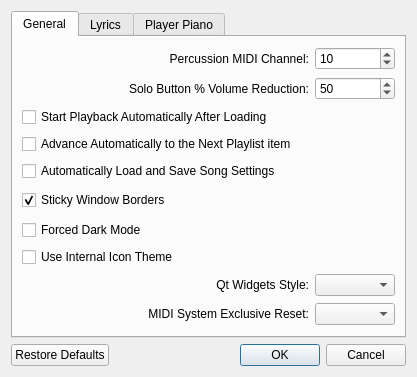
<?xml version="1.0" encoding="UTF-8"?>
<ui version="4.0">
 <class>PrefsDialog</class>
 <widget class="QDialog" name="PrefsDialog">
  <property name="geometry">
   <rect>
    <x>0</x>
    <y>0</y>
    <width>417</width>
    <height>377</height>
   </rect>
  </property>
  <property name="windowTitle">
   <string>Preferences</string>
  </property>
  <property name="windowIcon">
   <iconset resource="guiplayer.qrc">
    <normaloff>:/dmidiplayer.png</normaloff>:/dmidiplayer.png</iconset>
  </property>
  <layout class="QVBoxLayout" name="verticalLayout">
   <item>
    <widget class="QTabWidget" name="tabWidget">
     <property name="currentIndex">
      <number>0</number>
     </property>
     <widget class="QWidget" name="tabGen">
      <attribute name="title">
       <string>General</string>
      </attribute>
      <layout class="QGridLayout" name="gridLayout_3" columnstretch="1,0">
       <item row="1" column="1">
        <widget class="QSpinBox" name="spinSoloVol">
         <property name="value">
          <number>50</number>
         </property>
        </widget>
       </item>
       <item row="1" column="0">
        <widget class="QLabel" name="label">
         <property name="text">
          <string>Solo Button % Volume Reduction:</string>
         </property>
         <property name="alignment">
          <set>Qt::AlignRight|Qt::AlignTrailing|Qt::AlignVCenter</set>
         </property>
        </widget>
       </item>
       <item row="0" column="1">
        <widget class="QSpinBox" name="spinPercChannel">
         <property name="minimum">
          <number>1</number>
         </property>
         <property name="maximum">
          <number>16</number>
         </property>
         <property name="value">
          <number>10</number>
         </property>
        </widget>
       </item>
       <item row="7" column="0" colspan="2">
        <widget class="QCheckBox" name="chkInternalIcons">
         <property name="text">
          <string>Use Internal Icon Theme</string>
         </property>
        </widget>
       </item>
       <item row="9" column="0">
        <widget class="QLabel" name="lblReset">
         <property name="text">
          <string>MIDI System Exclusive Reset:</string>
         </property>
         <property name="alignment">
          <set>Qt::AlignRight|Qt::AlignTrailing|Qt::AlignVCenter</set>
         </property>
        </widget>
       </item>
       <item row="5" column="0">
        <widget class="QCheckBox" name="chkSnapping">
         <property name="text">
          <string>Sticky Window Borders</string>
         </property>
         <property name="checked">
          <bool>true</bool>
         </property>
        </widget>
       </item>
       <item row="9" column="1">
        <widget class="QComboBox" name="cboReset"/>
       </item>
       <item row="5" column="1">
        <widget class="QLabel" name="lblHidden">
         <property name="minimumSize">
          <size>
           <width>80</width>
           <height>25</height>
          </size>
         </property>
         <property name="maximumSize">
          <size>
           <width>80</width>
           <height>25</height>
          </size>
         </property>
         <property name="text">
          <string notr="true"/>
         </property>
        </widget>
       </item>
       <item row="8" column="1">
        <widget class="QComboBox" name="cboStyle">
         <property name="sizePolicy">
          <sizepolicy hsizetype="Minimum" vsizetype="Fixed">
           <horstretch>0</horstretch>
           <verstretch>0</verstretch>
          </sizepolicy>
         </property>
        </widget>
       </item>
       <item row="0" column="0">
        <widget class="QLabel" name="lblPercChannel">
         <property name="text">
          <string>Percussion MIDI Channel:</string>
         </property>
         <property name="alignment">
          <set>Qt::AlignRight|Qt::AlignTrailing|Qt::AlignVCenter</set>
         </property>
         <property name="buddy">
          <cstring>spinPercChannel</cstring>
         </property>
        </widget>
       </item>
       <item row="3" column="0" colspan="2">
        <widget class="QCheckBox" name="chkAutoAdvance">
         <property name="text">
          <string>Advance Automatically to the Next Playlist item</string>
         </property>
        </widget>
       </item>
       <item row="6" column="0" colspan="2">
        <widget class="QCheckBox" name="chkDarkMode">
         <property name="text">
          <string>Forced Dark Mode</string>
         </property>
        </widget>
       </item>
       <item row="2" column="0" colspan="2">
        <widget class="QCheckBox" name="chkAutoPlay">
         <property name="text">
          <string>Start Playback Automatically After Loading</string>
         </property>
        </widget>
       </item>
       <item row="8" column="0">
        <widget class="QLabel" name="lblQtStyle">
         <property name="text">
          <string>Qt Widgets Style:</string>
         </property>
         <property name="alignment">
          <set>Qt::AlignRight|Qt::AlignTrailing|Qt::AlignVCenter</set>
         </property>
         <property name="buddy">
          <cstring>cboStyle</cstring>
         </property>
        </widget>
       </item>
       <item row="4" column="0" colspan="2">
        <widget class="QCheckBox" name="chkAutoSongSettings">
         <property name="text">
          <string>Automatically Load and Save Song Settings</string>
         </property>
        </widget>
       </item>
      </layout>
     </widget>
     <widget class="QWidget" name="tabLyr">
      <attribute name="title">
       <string>Lyrics</string>
      </attribute>
      <layout class="QGridLayout" name="gridLayout" columnstretch="0,0,1,0">
       <property name="sizeConstraint">
        <enum>QLayout::SetNoConstraint</enum>
       </property>
       <item row="2" column="3">
        <widget class="QToolButton" name="btnPastColor">
         <property name="text">
          <string>...</string>
         </property>
        </widget>
       </item>
       <item row="0" column="3">
        <widget class="QToolButton" name="btnTextFont">
         <property name="text">
          <string>...</string>
         </property>
        </widget>
       </item>
       <item row="1" column="0">
        <widget class="QLabel" name="lblFutureColor">
         <property name="text">
          <string>Future Text Color</string>
         </property>
         <property name="buddy">
          <cstring>editFutureColor</cstring>
         </property>
        </widget>
       </item>
       <item row="1" column="2">
        <widget class="QLabel" name="editFutureColor">
         <property name="autoFillBackground">
          <bool>true</bool>
         </property>
        </widget>
       </item>
       <item row="0" column="0">
        <widget class="QLabel" name="lblTextFont">
         <property name="text">
          <string>Text Font</string>
         </property>
         <property name="buddy">
          <cstring>editTextFont</cstring>
         </property>
        </widget>
       </item>
       <item row="1" column="3">
        <widget class="QToolButton" name="btnFutureColor">
         <property name="text">
          <string>...</string>
         </property>
        </widget>
       </item>
       <item row="3" column="0">
        <spacer name="verticalSpacer_2">
         <property name="orientation">
          <enum>Qt::Vertical</enum>
         </property>
         <property name="sizeHint" stdset="0">
          <size>
           <width>20</width>
           <height>40</height>
          </size>
         </property>
        </spacer>
       </item>
       <item row="2" column="2">
        <widget class="QLabel" name="editPastColor">
         <property name="autoFillBackground">
          <bool>true</bool>
         </property>
        </widget>
       </item>
       <item row="2" column="0">
        <widget class="QLabel" name="lblPastColor">
         <property name="text">
          <string>Past Text Color</string>
         </property>
         <property name="buddy">
          <cstring>editPastColor</cstring>
         </property>
        </widget>
       </item>
       <item row="2" column="1">
        <widget class="QLabel" name="lblPast">
         <property name="sizePolicy">
          <sizepolicy hsizetype="Preferred" vsizetype="Preferred">
           <horstretch>0</horstretch>
           <verstretch>0</verstretch>
          </sizepolicy>
         </property>
        </widget>
       </item>
       <item row="1" column="1">
        <widget class="QLabel" name="lblFuture"/>
       </item>
       <item row="0" column="1" colspan="2">
        <widget class="QLineEdit" name="editTextFont">
         <property name="readOnly">
          <bool>true</bool>
         </property>
        </widget>
       </item>
      </layout>
     </widget>
     <widget class="QWidget" name="tabPiano">
      <attribute name="title">
       <string>Player Piano</string>
      </attribute>
      <layout class="QGridLayout" name="gridLayout_2" columnstretch="0,0,1,0">
       <item row="1" column="0">
        <widget class="QLabel" name="lblSingleColor">
         <property name="text">
          <string>Single Highlight Color</string>
         </property>
        </widget>
       </item>
       <item row="1" column="2">
        <widget class="QLabel" name="editSingle">
         <property name="autoFillBackground">
          <bool>true</bool>
         </property>
        </widget>
       </item>
       <item row="0" column="0">
        <widget class="QLabel" name="lblHighlight">
         <property name="text">
          <string>Note Highlighting</string>
         </property>
         <property name="buddy">
          <cstring>cboHighlight</cstring>
         </property>
        </widget>
       </item>
       <item row="4" column="0">
        <widget class="QLabel" name="lblNoteNames">
         <property name="text">
          <string>Show Note Names</string>
         </property>
        </widget>
       </item>
       <item row="3" column="0">
        <widget class="QLabel" name="lblNoteFont">
         <property name="text">
          <string>Note Names Font</string>
         </property>
         <property name="buddy">
          <cstring>editNoteFont</cstring>
         </property>
        </widget>
       </item>
       <item row="5" column="2" colspan="2">
        <spacer name="verticalSpacer">
         <property name="orientation">
          <enum>Qt::Vertical</enum>
         </property>
         <property name="sizeHint" stdset="0">
          <size>
           <width>20</width>
           <height>138</height>
          </size>
         </property>
        </spacer>
       </item>
       <item row="3" column="3">
        <widget class="QToolButton" name="btnNoteFont">
         <property name="text">
          <string>...</string>
         </property>
        </widget>
       </item>
       <item row="1" column="1">
        <widget class="QLabel" name="lblSingle"/>
       </item>
       <item row="1" column="3">
        <widget class="QToolButton" name="btnSingleColor">
         <property name="text">
          <string>...</string>
         </property>
        </widget>
       </item>
       <item row="0" column="1" colspan="2">
        <widget class="QComboBox" name="cboHighlight"/>
       </item>
       <item row="2" column="0" colspan="3">
        <widget class="QCheckBox" name="chkVelocityColor">
         <property name="text">
          <string>Note Velocity to Color Tint</string>
         </property>
        </widget>
       </item>
       <item row="3" column="1" colspan="2">
        <widget class="QLineEdit" name="editNoteFont">
         <property name="readOnly">
          <bool>true</bool>
         </property>
        </widget>
       </item>
       <item row="4" column="1" colspan="2">
        <widget class="QComboBox" name="cboNoteNames">
         <item>
          <property name="text">
           <string>Never</string>
          </property>
         </item>
         <item>
          <property name="text">
           <string>Minimal</string>
          </property>
         </item>
         <item>
          <property name="text">
           <string>When Activated</string>
          </property>
         </item>
         <item>
          <property name="text">
           <string>Always</string>
          </property>
         </item>
        </widget>
       </item>
      </layout>
     </widget>
    </widget>
   </item>
   <item>
    <widget class="QDialogButtonBox" name="buttonBox">
     <property name="orientation">
      <enum>Qt::Horizontal</enum>
     </property>
     <property name="standardButtons">
      <set>QDialogButtonBox::Cancel|QDialogButtonBox::Ok|QDialogButtonBox::RestoreDefaults</set>
     </property>
    </widget>
   </item>
  </layout>
 </widget>
 <tabstops>
  <tabstop>spinPercChannel</tabstop>
  <tabstop>spinSoloVol</tabstop>
  <tabstop>chkAutoPlay</tabstop>
  <tabstop>chkAutoAdvance</tabstop>
  <tabstop>chkAutoSongSettings</tabstop>
  <tabstop>chkSnapping</tabstop>
  <tabstop>chkDarkMode</tabstop>
  <tabstop>chkInternalIcons</tabstop>
  <tabstop>cboStyle</tabstop>
  <tabstop>cboReset</tabstop>
  <tabstop>editTextFont</tabstop>
  <tabstop>btnTextFont</tabstop>
  <tabstop>btnFutureColor</tabstop>
  <tabstop>btnPastColor</tabstop>
  <tabstop>cboHighlight</tabstop>
  <tabstop>btnSingleColor</tabstop>
  <tabstop>chkVelocityColor</tabstop>
  <tabstop>editNoteFont</tabstop>
  <tabstop>btnNoteFont</tabstop>
  <tabstop>cboNoteNames</tabstop>
  <tabstop>tabWidget</tabstop>
 </tabstops>
 <resources>
  <include location="guiplayer.qrc"/>
 </resources>
 <connections>
  <connection>
   <sender>buttonBox</sender>
   <signal>accepted()</signal>
   <receiver>PrefsDialog</receiver>
   <slot>accept()</slot>
   <hints>
    <hint type="sourcelabel">
     <x>248</x>
     <y>254</y>
    </hint>
    <hint type="destinationlabel">
     <x>157</x>
     <y>274</y>
    </hint>
   </hints>
  </connection>
  <connection>
   <sender>buttonBox</sender>
   <signal>rejected()</signal>
   <receiver>PrefsDialog</receiver>
   <slot>reject()</slot>
   <hints>
    <hint type="sourcelabel">
     <x>316</x>
     <y>260</y>
    </hint>
    <hint type="destinationlabel">
     <x>286</x>
     <y>274</y>
    </hint>
   </hints>
  </connection>
 </connections>
</ui>
